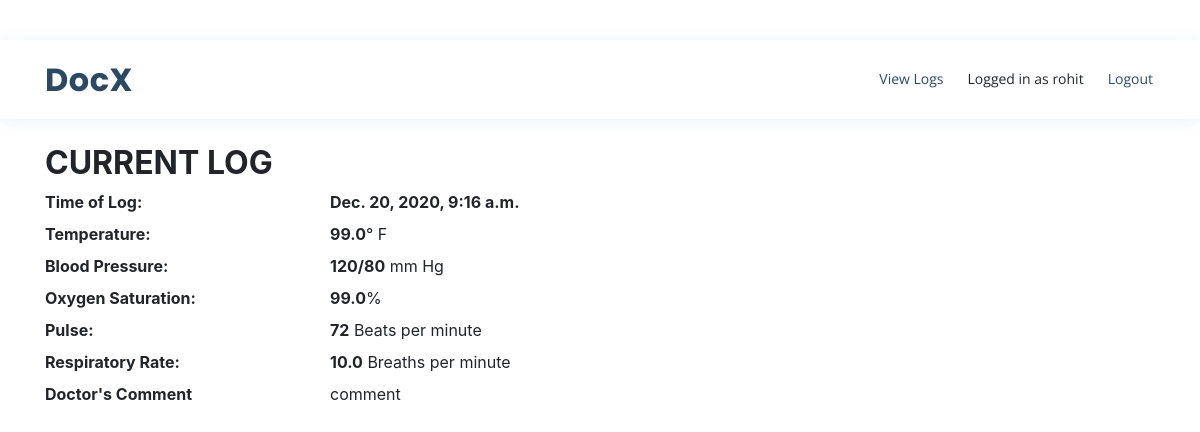
The app's page /viewlog/5 (signed in) with its own data.
### patient/models.py (models this page shows)
class Log(models.Model):
    temperature = models.FloatField()
    pulse = models.IntegerField(null=True)
    bp = models.CharField(max_length = 7)
    respiratory_rate = models.FloatField()
    oxygen_saturation = models.FloatField()
    doctor_comment = models.TextField(blank = True)
    added = models.DateTimeField(auto_now_add=True)
    user = models.ForeignKey(User, on_delete=models.CASCADE)

### patient/views.py (the view, shortened to what this page needs)
# urls.py: path('viewlog/<int:log_pk>', views.viewlog, name='viewlog'),
@login_required
def viewlog(request, log_pk):
    log = get_object_or_404(Log, pk=log_pk, user=request.user)
    if request.method == 'GET':
        form = LogForm(instance=log)
        return render(request, 'patient/viewlog.html', {'log':log, 'form':form})

### patient/templates/patient/viewlog.html
{% extends "patient/base.html" %}
{% block content %}
<br>
<br>
<br>
<br>
<br>
<br>
<h2><b>CURRENT LOG</b></h2>
<link href="https://maxcdn.bootstrapcdn.com/bootstrap/4.1.3/css/bootstrap.min.css" rel="stylesheet"/>
<dl class="row">
    <dt class="col-sm-3">Time of Log:</dt>
  <dd class="col-sm-9"><b>{{ log.added }}</b></dd>
  <dt class="col-sm-3">Temperature:</dt>
  <dd class="col-sm-9"><b>{{ log.temperature }}</b>° F</dd>
  <dt class="col-sm-3">Blood Pressure:</dt>
  <dd class="col-sm-9">
   <b>{{ log.bp }}</b> mm Hg
  </dd>
  <dt class="col-sm-3">Oxygen Saturation:</dt>
  <dd class="col-sm-9"><b>{{ log.oxygen_saturation }}</b>%</dd>
  <dt class="col-sm-3 text-truncate">Pulse:</dt>
  <dd class="col-sm-9"><b>{{ log.pulse }}</b> Beats per minute</dd>
  <dt class="col-sm-3 text-truncate">Respiratory Rate:</dt>
  <dd class="col-sm-9"><b>{{ log.respiratory_rate }}</b> Breaths per minute</dd>
  <dt class="col-sm-3">Doctor's Comment</dt>
  <dd class="col-sm-9">
      {{ log.doctor_comment}}</dd>
</dl>
{% endblock %}

### patient/templates/patient/base.html (shortened to what this page needs)
{% load static %}
<!DOCTYPE html>
<html lang="en">
<head>
  <link href="{% static 'patient/vendor/bootstrap/css/bootstrap.min.css' %}" rel="stylesheet">
  <link href="{% static 'patient/vendor/icofont/icofont.min.css' %}" rel="stylesheet">
  <link href="{% static 'patient/vendor/boxicons/css/boxicons.min.css' %}" rel="stylesheet">
  <link href="{% static 'patient/vendor/venobox/venobox.css' %}" rel="stylesheet">
  <link href="{% static 'patient/vendor/animate.css/animate.min.css' %}" rel="stylesheet">
  <link href="{% static 'patient/vendor/remixicon/remixicon.css' %}" rel="stylesheet">
  <link href="{% static 'patient/vendor/owl.carousel/assets/owl.carousel.min.css' %}" rel="stylesheet">
  <link href="{% static 'patient/vendor/bootstrap-datepicker/css/bootstrap-datepicker.min.css' %}" rel="stylesheet">
  <link href="{% static 'patient/css/style.css' %}" rel="stylesheet">
</head>
<body>
  <header id="header" class="fixed-top">
    <div class="container d-flex align-items-center">
      <h1 class="logo mr-auto"><a href="{% url 'home' %}">DocX</a></h1>
      <nav class="nav-menu d-none d-lg-block">
        <ul>
            {% if user.is_authenticated %}
                {% if user.username  == "medica01" %}
                    <li><a href="{% url 'createlog' %}">Create Log</a></li>
                    <li><a>Logged in as {{ user }}</a></li>
                    <li><a href="#" onclick="$('#signOutBtn').click()" class="nav-link">Logout</a>
                        <form style='display: none;' method="POST" action="{% url 'logoutuser' %}">
                            {% csrf_token %}
                            <button id="signOutBtn" type="submit">Logout</button>
                        </form></li>
                {% else %}
                    <li><a href="{% url 'viewlogs' %}">View Logs</a></li>
                    <li><a>Logged in as {{ user }}</a></li>
                    <li><a href="#" onclick="$('#signOutBtn').click()" class="nav-link">Logout</a>
                        </li>
                    {% endif %}
            {% else %}
            <li><a href="#appointment">Nearby Doctors</a></li>
            <li><a href="{% url 'loginhospital' %}">Login as Hospital</a></li>
        </ul>
      </nav>
      <a href="{% url 'loginuser' %}" class="appointment-btn scrollto">Patient Login</a>
      {% endif %}
    </div>
  </header>
  <div class="container">
    {% block content %}{% endblock %}
    </div>

### patient/static/patient/css/style.css (style rules this page uses)
body { font-family: "Open Sans", sans-serif; color: #444444; }
a { color: #1977cc; }
h1, h2, h3, h4, h5, h6 { font-family: "Raleway", sans-serif; }
#header { background: #fff; transition: all 0.5s; z-index: 997; padding: 15px 0; top: 40px; box-shadow: 0px 2px 15px rgba(25, 119, 204, 0.1); }
#header .logo { font-size: 32px; margin: 0; padding: 0; line-height: 1; font-weight: 700; letter-spacing: 0.5px; font-family: "Poppins", sans-serif; }
#header .logo a { color: #2c4964; }
.nav-menu ul { margin: 0; padding: 0; list-style: none; }
.nav-menu > ul { display: flex; }
.nav-menu > ul > li { position: relative; white-space: nowrap; padding: 8px 0 8px 20px; }
.nav-menu a { display: block; position: relative; color: #2c4964; transition: 0.3s; font-size: 14px; font-family: "Open Sans", sans-serif; padding: 5px 2px; border-bottom: 2px solid #fff; }

### records on screen
Log: added "Dec. 20, 2020, 9:16 a.m.", temperature "99.0", bp "120/80", oxygen_saturation "99.0", pulse "72", respiratory_rate "10.0", doctor_comment "comment"

### other values on screen
{{ user }} "rohit"
